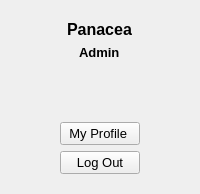
     <widget class="QWidget" name="widget_profilecont" native="true">
      <property name="minimumSize">
       <size>
        <width>100</width>
        <height>0</height>
       </size>
      </property>
      <layout class="QVBoxLayout" name="verticalLayout_9">
       <item alignment="Qt::AlignTop">
        <widget class="QFrame" name="frame_profile">
         <property name="sizePolicy">
          <sizepolicy hsizetype="Preferred" vsizetype="Preferred">
           <horstretch>0</horstretch>
           <verstretch>0</verstretch>
          </sizepolicy>
         </property>
         <property name="frameShape">
          <enum>QFrame::NoFrame</enum>
         </property>
         <layout class="QVBoxLayout" name="verticalLayout_10">
          <item alignment="Qt::AlignHCenter">
           <widget class="QLabel" name="label_3">
            <property name="font">
             <font>
              <pointsize>12</pointsize>
              <weight>75</weight>
              <bold>true</bold>
             </font>
            </property>
            <property name="cursor">
             <cursorShape>ArrowCursor</cursorShape>
            </property>
            <property name="text">
             <string>Panacea</string>
            </property>
           </widget>
          </item>
          <item alignment="Qt::AlignHCenter">
           <widget class="QLabel" name="label_4">
            <property name="font">
             <font>
              <pointsize>10</pointsize>
              <weight>75</weight>
              <bold>true</bold>
             </font>
            </property>
            <property name="text">
             <string>Admin</string>
            </property>
           </widget>
          </item>
          <item alignment="Qt::AlignHCenter">
           <widget class="QLabel" name="label_5">
            <property name="sizePolicy">
             <sizepolicy hsizetype="Preferred" vsizetype="Preferred">
              <horstretch>50</horstretch>
              <verstretch>50</verstretch>
             </sizepolicy>
            </property>
            <property name="minimumSize">
             <size>
              <width>50</width>
              <height>50</height>
             </size>
            </property>
            <property name="maximumSize">
             <size>
              <width>50</width>
              <height>50</height>
             </size>
            </property>
            <property name="text">
             <string/>
            </property>
            <property name="pixmap">
             <pixmap resource="../assets/image/Images.qrc">:/Image/pngtree-user-cartoon-avatar-pattern-flat-avatar-png-image_4492883.jpg</pixmap>
            </property>
            <property name="scaledContents">
             <bool>true</bool>
            </property>
           </widget>
          </item>
          <item alignment="Qt::AlignHCenter">
           <widget class="QPushButton" name="pushButton_myprofile">
            <property name="font">
             <font>
              <pointsize>10</pointsize>
             </font>
            </property>
            <property name="cursor">
             <cursorShape>PointingHandCursor</cursorShape>
            </property>
            <property name="text">
             <string>My Profile </string>
            </property>
            <property name="icon">
             <iconset resource="../Assets/Icons.qrc">
              <normaloff>:/BlueIcons/Icons/buleicons/log-out.svg</normaloff>:/BlueIcons/Icons/buleicons/log-out.svg</iconset>
            </property>
           </widget>
          </item>
          <item alignment="Qt::AlignHCenter">
           <widget class="QPushButton" name="pushButton_logout">
            <property name="font">
             <font>
              <pointsize>10</pointsize>
             </font>
            </property>
            <property name="cursor">
             <cursorShape>PointingHandCursor</cursorShape>
            </property>
            <property name="text">
             <string>Log Out</string>
            </property>
            <property name="icon">
             <iconset resource="../Assets/Icons.qrc">
              <normaloff>:/BlueIcons/Icons/buleicons/user.svg</normaloff>:/BlueIcons/Icons/buleicons/user.svg</iconset>
            </property>
           </widget>
          </item>
         </layout>
        </widget>
       </item>
      </layout>
     </widget>
